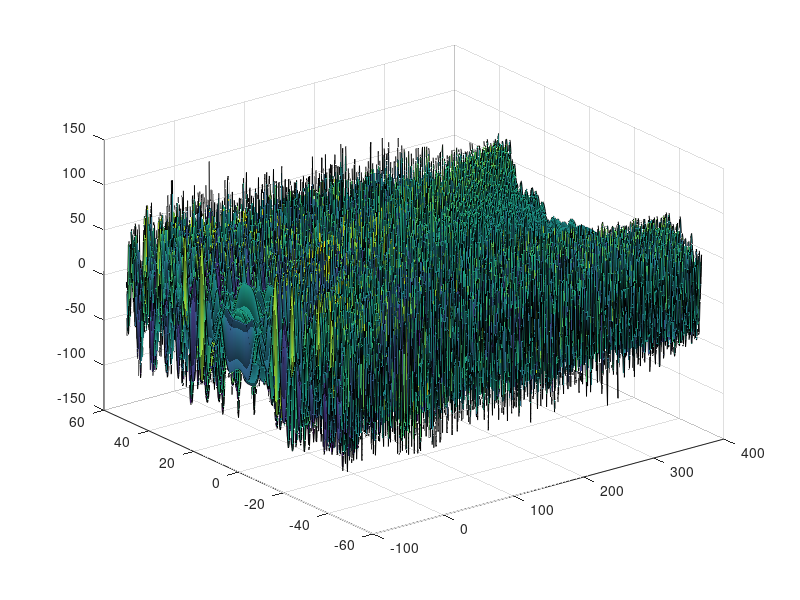

This chart was generated by the following MATLAB code:
%/ define coordinates /%
xmin = -100;    % adjust bounds as desired
xmax = 400;
nx = 450;
ymin = -50;
ymax = 50;
ny = 450;

dx = (xmax - xmin)/(nx-1);
dy = (ymax - ymin)/(ny-1);
x = xmin:dx:xmax;
y = ymin:dy:ymax;
[X, Y] = meshgrid(x, y);


%/ determine height Z /%
z=0;    
n=101; % this is number of time intervals we are looking at
finaltime=10; % this is "how long" the simulation runs for. At finaltime=0, boat is at origin.  
times=linspace(0,finaltime,n); % now we will look at the wave released at each t=times  
boatspeed=20;
for i=1:21%looping over certain wavelengths - only one wavelength for now
    k=i; % this is the actual value for wavelength we will be using
    omega=sqrt(9.81.*k);
    phasevel=sqrt(9.81./k); %
    groupvel=0.5*phasevel;
    for j=1:n
        t=times(j);
        r=sqrt((X-boatspeed*t).^2+(Y).^2); %distance from boat position at time t
        maxdistance=groupvel*(finaltime-t);
        z=z+cos(k.*r-omega*(finaltime-t));
        if r>=maxdistance %delete the contributions that don't physically make sense
            z=z-cos(k.*r-omega*(finaltime-t));
        end
    end
end

surf(X,Y,z)
